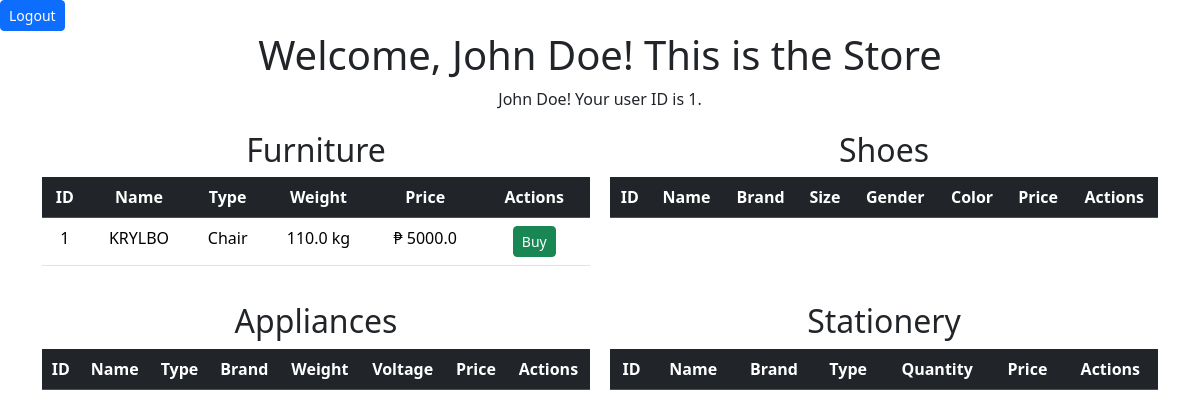
/store (signed in), run on an earlier commit of the app's database.
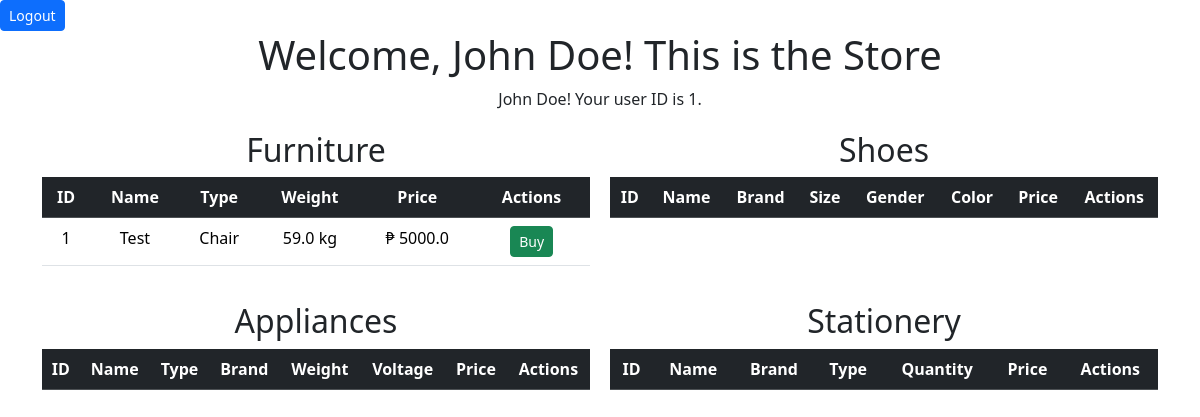
And on a later commit of the database.
### app.py (models this page shows, shortened)
class Furniture(db.Model):
    furniture_id = db.Column(db.Integer, primary_key=True)
    furniture_name = db.Column(db.String(200), nullable=False)
    furniture_type = db.Column(db.String(100))
    furniture_weight = db.Column(db.Float)
    furniture_price = db.Column(db.Float)

### app.py (the view)
@app.route('/store')
def store():
    if not session.get('logged_in'):
        return redirect(url_for('login'))
    username = session.get('username', 'Guest')
    user_id = session.get('user_id')
    furniture_items = Furniture.query.all()
    shoes_items = Shoes.query.all()
    appliances_items = Appliances.query.all()
    stationery_items = Stationery.query.all()
    return render_template('store.html', username=username, user_id=user_id, furniture_items=furniture_items, shoes_items=shoes_items, appliances_items=appliances_items, stationery_items=stationery_items)

### templates/store.html (shortened to what this page needs)
{% extends 'base.html'%}
{% block body %}
<a class="btn btn-primary btn-sm" href="/logout">Logout</a>
<div class="container text-center">
    <h1>Welcome, {{ username }}! This is the Store</h1>
    <p>{{ username }}! Your user ID is {{ user_id }}.</p>
    <div class="grid-container">
        <div class="grid-item">
            <h2>Furniture</h2>
            <table class="table">
                <tr>
                    <th class="table-dark">ID</th>
                    <th class="table-dark">Name</th>
                    <th class="table-dark">Type</th>
                    <th class="table-dark">Weight</th>
                    <th class="table-dark">Price</th>
                    <th class="table-dark">Actions</th>
                </tr>
                {% for item in furniture_items %}
                    <tr>
                        <td>{{ item.furniture_id }}</td>
                        <td>{{ item.furniture_name }}</td>
                        <td>{{ item.furniture_type }}</td>
                        <td>{{ item.furniture_weight }} kg</td>
                        <td>₱ {{ item.furniture_price }}</td>
                        <td>
                            <div class="container">
                                <a href="/buy/furniture/{{ item.furniture_id }}" class="btn btn-success btn-sm">Buy</a>
                            </div>
                        </td>
                    </tr>
                {% endfor %}
            </table>
        </div>
        <div class="grid-item">
            <h2>Shoes</h2>
            <table class="table">
                <tr>
                    <th class="table-dark">ID</th>
                    <th class="table-dark">Name</th>
                    <th class="table-dark">Brand</th>
                    <th class="table-dark">Size</th>
                    <th class="table-dark">Gender</th>
                    <th class="table-dark">Color</th>
                    <th class="table-dark">Price</th>
                    <th class="table-dark">Actions</th>
                </tr>
            </table>
        </div>
        <div class="grid-item">
            <h2>Appliances</h2>
            <table class="table">
                <tr>
                    <th class="table-dark">ID</th>
                    <th class="table-dark">Name</th>
                    <th class="table-dark">Type</th>
                    <th class="table-dark">Brand</th>
                    <th class="table-dark">Weight</th>
                    <th class="table-dark">Voltage</th>
                    <th class="table-dark">Price</th>
                    <th class="table-dark">Actions</th>
                </tr>
            </table>
        </div>
        <div class="grid-item">
            <h2>Stationery</h2>
            <table class="table">
                <tr>
                    <th class="table-dark">ID</th>
                    <th class="table-dark">Name</th>
                    <th class="table-dark">Brand</th>
                    <th class="table-dark">Type</th>
                    <th class="table-dark">Quantity</th>
                    <th class="table-dark">Price</th>
                    <th class="table-dark">Actions</th>
                </tr>
            </table>
        </div>
    </div>
</div>
{% endblock %}

What changed in the data, as far as the page shows it:
changed Furniture "Chair": furniture_name "KRYLBO" → "Test"; furniture_weight "110.0" → "59.0"
